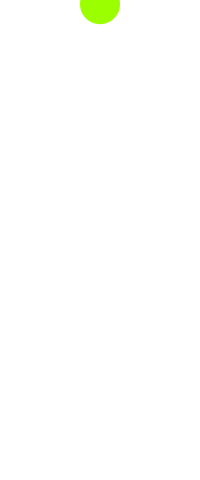
Frame 1 (no input)
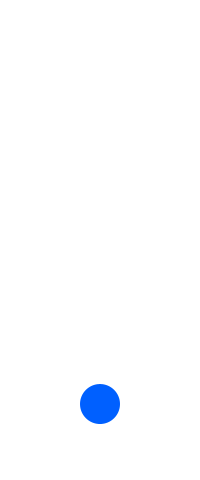
Frame 60 (the mouse pressed at the canvas centre just before this capture)
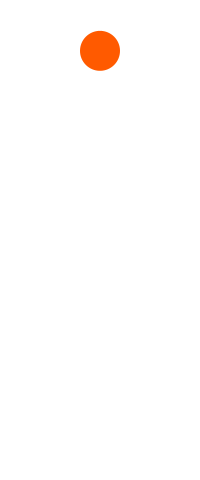
Frame 120 (the mouse held since frame 60 and released just before this capture)

The Processing sketch that drew these frames (run headless with seeded random() and noise(); from frame 60 on, the mouse is pressed at the canvas centre):

// Processing sketch: ball_y4
// ── ball_y4.pde
// 定数
final float gravity = 9.8 / 60;  // <-- 1/60秒あたりの重力加速度
final float elas = 0.9;    //反発係数
// 変数
int fps = 90;
float x;
float y0 = 0;
float y;
float vy0 = 4;
float vy;
int d = 40;
float hue;

void setup() {
  frameRate(fps);
  size(200, 480);
  noStroke();
  colorMode(HSB, 360, 100, 100);
  x = 100;
  y = y0;
  vy = vy0;
}

void draw() {

  if (y > height-d/2) {
    y = height - d / 2;
    vy = -vy * elas;
  }
  vy += gravity;
  y += vy;

  background(0, 0, 100);
  fill(calcHule(vy), 100, 100);
  ellipse(x, y, d, d);
}

float calcHule(float speed) {
  if (speed<0) {
    speed = -speed;
  }
  float hue = speed * 20 % 360;
  return hue;
}
